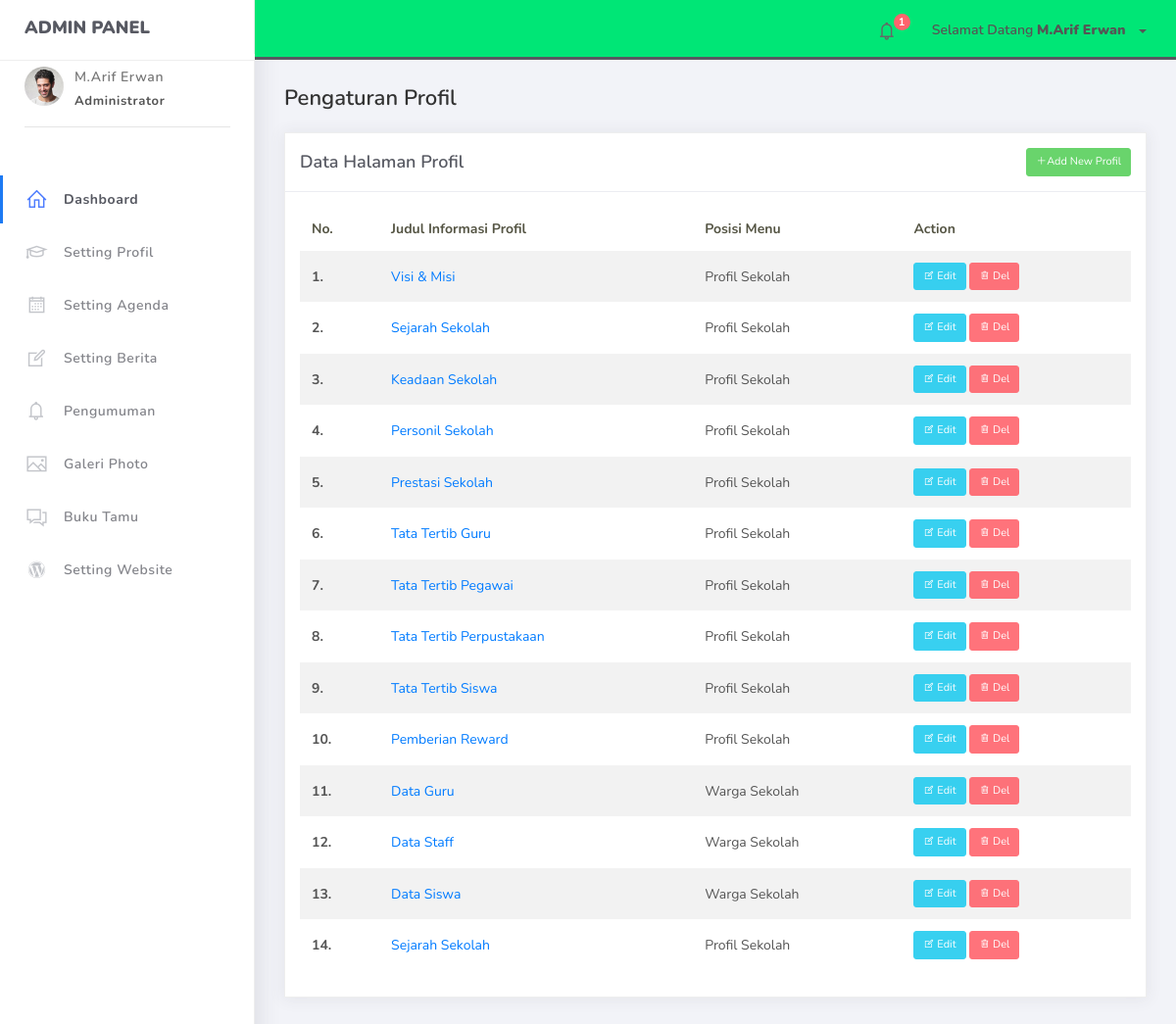
The app's page /adminpanel/?page=profil (signed in) with its own data.
### tables this page shows
CREATE TABLE `user` (
  `id_user` int(11) NOT NULL,
  `username` varchar(60) NOT NULL,
  `password` varchar(100) NOT NULL,
  `nama_lengkap` varchar(60) NOT NULL,
  `email` varchar(60) NOT NULL,
  `level` varchar(20) NOT NULL,
  `foto` varchar(255) NOT NULL,
  `aktif` enum('Y','N') NOT NULL
);

CREATE TABLE `tb_setting` (
  `id_set` int(5) NOT NULL,
  `nm_sekolah` varchar(20) NOT NULL,
  `tagline` varchar(40) NOT NULL,
  `logo` varchar(255) NOT NULL,
  `footer` varchar(40) NOT NULL,
  `status` varchar(15) NOT NULL
);

CREATE TABLE `tb_profil` (
  `id_profil` int(11) NOT NULL,
  `judul_profil` varchar(60) NOT NULL,
  `isi_profil` text NOT NULL,
  `tg_input` date NOT NULL,
  `posisi` varchar(30) NOT NULL
);

### adminpanel/index.php (the view, shortened to what this page needs)
<?php
include '../inc/koneksi.php';
 ?>
<!DOCTYPE html>
<html>
<head>
	<link rel="stylesheet" href="assets/css/bootstrap.min.css">
	<link rel="stylesheet" href="assets/css/ready.css">
	<link rel="stylesheet" href="assets/css/demo.css">
</head>
<body>
	<div class="wrapper">
		<div class="main-header">
<?php
if (@$_SESSION['login']) {
$sesi = @$_SESSION['id'];
}
$sql = mysqli_query($con,"select * from user where id_user = '$sesi'") or die(mysqli_error($con));
$data = mysqli_fetch_array($sql);
?>
			<div class="logo-header">
				<a href="index.php" class="logo">
					 <b>ADMIN PANEL</b>
				</a>
			</div>
			<nav class="navbar navbar-header navbar-expand-lg"style="border-bottom: 3px solid;border-top: 3px solid #00e676;background-color: #00e676; ">
				<div class="container-fluid">
					<ul class="navbar-nav topbar-nav ml-md-auto align-items-center">
						<li class="nav-item dropdown hidden-caret">
							<a class="nav-link dropdown-toggle" href="#" id="navbarDropdown" role="button" data-toggle="dropdown" aria-haspopup="true" aria-expanded="false">
								<i class="la la-bell"></i>
								<span class="notification">1</span>
							</a>
						</li>
						<li class="nav-item dropdown">
							<a class="dropdown-toggle profile-pic" data-toggle="dropdown" href="#" aria-expanded="false">
								<span >Selamat Datang <b><?php echo $data['nama_lengkap']; ?></b></span></span> </a>
							</li>
						</ul>
					</div>
				</nav>
			</div>
			<div class="sidebar">
				<div class="scrollbar-inner sidebar-wrapper">
					<div class="user">
						<div class="photo">
							<img src="assets/img/<?php echo $data['foto']; ?>">
						</div>
						<div class="info">
							<a class="" data-toggle="collapse" href="#collapseExample" aria-expanded="true">
								<span>
									<?php echo $data['nama_lengkap']; ?>
									<span class="user-level">Administrator</span>
								</span>
							</a>
							<hr>
						</div>
					</div>
					<ul class="nav">
						<li class="nav-item active">
							<a href="index.php">
								<i class="la la-home"></i>
								<p>Dashboard</p>
							</a>
						</li>
						<li class="nav-item">
							<a href="?page=profil">
								<i class="la la-graduation-cap"></i>
								<p>Setting Profil</p>
							</a>
						</li>
						<li class="nav-item">
							<a href="?page=agenda">
								<i class="la la-calendar"></i>
								<p>Setting Agenda</p>
							</a>
						</li>
						<li class="nav-item">
							<a href="?page=berita">
								<i class="la la-pencil-square-o"></i>
								<p>Setting Berita</p>
							</a>
						</li>
						<li class="nav-item">
							<a href="?page=peng">
								<i class="la la-bell"></i>
								<p>Pengumuman</p>
							</a>
						</li>
						<li class="nav-item">
							<a href="?page=galery">
								<i class="la la-photo"></i>
								<p>Galeri Photo</p>
							</a>
						</li>
						<li class="nav-item">
							<a href="?page=buku">
								<i class="la la-comments"></i>
								<p> Buku Tamu</p>
							</a>
						</li>
						<li class="nav-item">
							<?php
							$sql = mysqli_query($con,"SELECT * FROM tb_setting");
							while ($data= mysqli_fetch_array($sql)) {
							 ?>
							<a href="?page=setweb&id=<?php echo $data['id_set'] ?>">
								<i class="la la-wordpress"></i>
								<p> Setting Website</p>
							</a>
						<?php } ?>
						</li>
					</ul>
				</div>
			</div>
			<div class="main-panel">
				<div class="content">
					<div class="container-fluid">
						<?php
						$page= @$_GET['page'];
						if ($page=='profil') {
							include 'module/profil.php';
						}elseif ($page=='t-profil') {
							include 'module/t-profil.php';
						}elseif ($page=='e-profil') {
							include 'module/e-profil.php';
						}elseif ($page=='d-profil') {
							include 'module/d-profil.php';
						}elseif ($page=='agenda') {
							include 'module/agenda.php';
						}elseif ($page=='t-agenda') {
							include 'module/t-agenda.php';
						}elseif ($page=='e-agenda') {
							include 'module/e-agenda.php';
						}elseif ($page=='d-agenda') {
							include 'module/d-agenda.php';
						}elseif ($page=='berita') {
							include 'module/berita.php';
						}elseif ($page=='t-berita') {
							include 'module/t-berita.php';
						}elseif ($page=='e-berita') {
							include 'module/e-berita.php';
						}elseif ($page=='d-kat') {
							include 'module/d-kat.php';
						}elseif ($page=='d-berita') {
							include 'module/d-berita.php';
						}elseif ($page=='peng') {
							include 'module/pengumuman.php';
						}elseif ($page=='t-peng') {
							include 'module/t-pengumuman.php';
						}elseif ($page=='e-peng') {
							include 'module/e-pengumuman.php';
						}elseif ($page=='d-peng') {
							include 'module/d-pengumuman.php';
						}elseif ($page=='galery') {
							include 'module/galeri.php';
						}elseif ($page=='t-foto') {
							include 'module/foto.php';
						}elseif ($page=='e-foto') {
							include 'module/e-foto.php';
						}elseif ($page=='d-foto') {
							include 'module/d-foto.php';
						}elseif ($page=='d-album') {
							include 'module/d-album.php';
						}elseif ($page=='buku') {
							include 'module/Buku-Tamu.php';
						}elseif ($page=='pesan') {
							include 'module/pesan.php';
						}elseif ($page=='d-pesan') {
							include 'module/d-pesan.php';
						}elseif ($page=='proses') {
							include 'module/proses.php';
						}elseif ($page=='setweb') {
							include 'module/setting-web.php';
						}elseif ($page=='e-user') {
							include 'module/User.php';
						}elseif ($page=='') {
							include 'module/dashboard.php';
						}else{
							echo "Halaman Tidak Ada Bossku";
						}
						 ?>
					</div>
				</div>
			</div>
		</div>
</body>
</html>

### adminpanel/module/profil.php
<h4 class="page-title">Pengaturan Profil</h4>
<div class="row">
	<div class="col-lg-12 col-md-12 col-xs-12">
		<div class="card">
									<div class="card-header">
										<div class="card-title">Data Halaman Profil
											<a href="?page=t-profil" class="btn btn-success btn-xs pull-right"> <span class="la la-plus"></span>Add New Profil</a>
										</div>
									</div>
									<div class="card-body">
										<div class="table-responsive">
											<table class="table table-striped table-hover">
												<thead>
													<tr>
														<th>No.</th>
														<th>Judul Informasi Profil</th>
														<th>Posisi Menu</th>
														<th>Action</th>
													</tr>
												</thead>
												<tbody>
													<?php
													$no=1;
													$sql = mysqli_query($con,"SELECT * FROM tb_profil");
													while ($d = mysqli_fetch_array($sql)) { ?>
													<tr>
														<th scope="row"><?php echo $no++ ?>.</th>
														<td> <a href="?page=e-profil&id=<?php echo $d['id_profil'] ?> "><?php echo $d['judul_profil'] ?></a></td>
														<td>
															<?php if ($d['posisi']=='1') {
																echo "Profil Sekolah";
															}else{
																echo "Warga Sekolah";
															}
																 ?>
														</td>
														<td>
															<a href="?page=e-profil&id=<?php echo $d['id_profil'] ?> " class="btn btn-info btn-xs"> <span class="la la-edit"></span> Edit</a>
															<a href="?page=d-profil&id=<?php echo $d['id_profil'] ?> " class="btn btn-danger btn-xs"><span class="la la-trash"></span> Del</a>
														</td>
													</tr>
													<?php } ?>
												</tbody>
											</table>
										</div>
									</div>
								</div>
	</div>
</div>

### records on screen
user: nama_lengkap "M.Arif Erwan", foto (placeholder picture)
tb_profil: judul_profil "Visi & Misi", posisi "Profil Sekolah"
tb_profil: judul_profil "Sejarah Sekolah", posisi "Profil Sekolah"
tb_profil: judul_profil "Keadaan Sekolah", posisi "Profil Sekolah"
tb_profil: judul_profil "Personil Sekolah", posisi "Profil Sekolah"
tb_profil: judul_profil "Prestasi Sekolah", posisi "Profil Sekolah"
tb_profil: judul_profil "Tata Tertib Guru", posisi "Profil Sekolah"
tb_profil: judul_profil "Tata Tertib Pegawai", posisi "Profil Sekolah"
tb_profil: judul_profil "Tata Tertib Perpustakaan", posisi "Profil Sekolah"
tb_profil: judul_profil "Tata Tertib Siswa", posisi "Profil Sekolah"
tb_profil: judul_profil "Pemberian Reward", posisi "Profil Sekolah"
tb_profil: judul_profil "Data Guru", posisi "Warga Sekolah"
tb_profil: judul_profil "Data Staff", posisi "Warga Sekolah"
tb_profil: judul_profil "Data Siswa", posisi "Warga Sekolah"
tb_profil: judul_profil "Sejarah Sekolah", posisi "Profil Sekolah"
